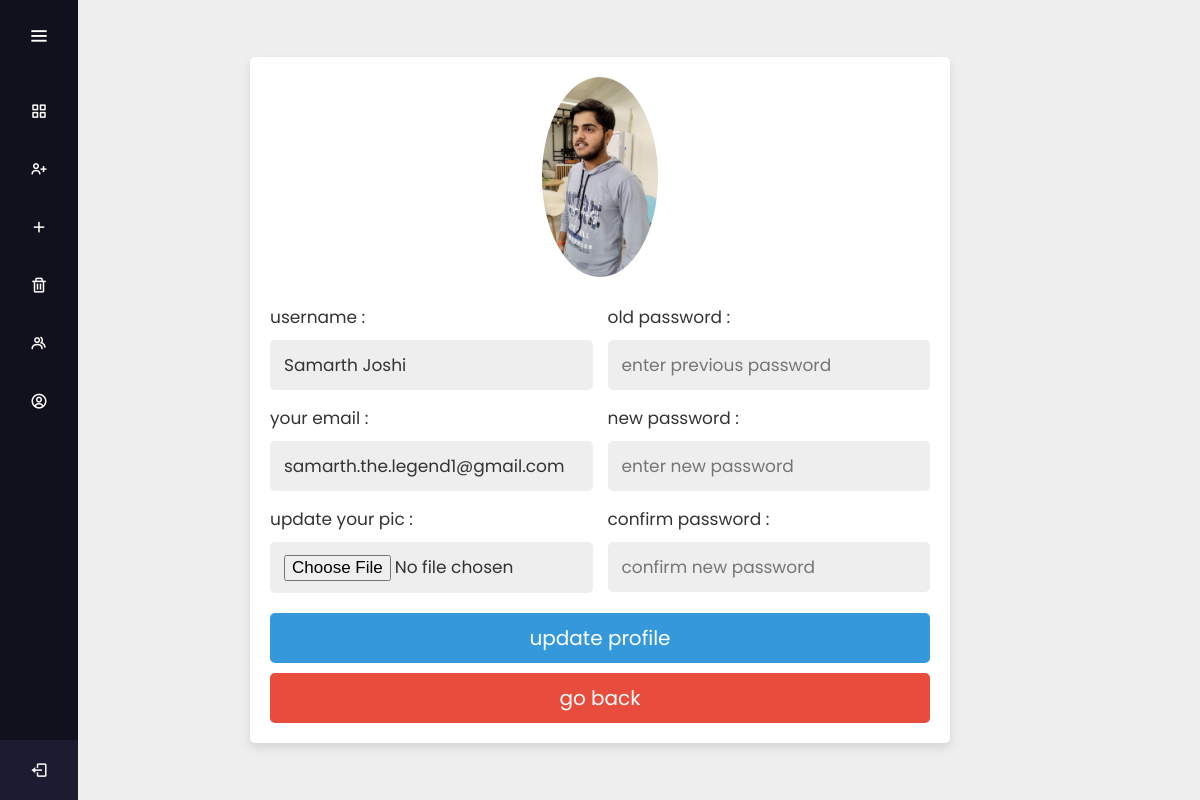
The app's page /ADMIN/update_profile.php (signed in) with its own data.
### tables this page shows
CREATE TABLE `user_form` (
  `id` int(100) NOT NULL,
  `name` varchar(100) NOT NULL,
  `email` varchar(100) NOT NULL,
  `password` varchar(100) NOT NULL,
  `image` varchar(100) NOT NULL
);

### ADMIN/update_profile.php (the view, shortened to what this page needs)
<?php
include 'dbconnect.php';
$user_id = $_SESSION['user_id'];
?>
<!DOCTYPE html>
<html lang="en">
<head>
   <link rel="stylesheet" href="css/style.css">
</head>
<body onload="session()">
   <div class="update-profile">
      <?php
      $select = mysqli_query($conn, "SELECT * FROM `user_form` WHERE id = '$user_id'") or die('query failed');
      if (mysqli_num_rows($select) > 0) {
         $fetch = mysqli_fetch_assoc($select);
      }
      ?>
      <form action="" method="post" enctype="multipart/form-data">
         <?php
         if ($fetch['image'] == '') {
            echo '<img src="images/default-avatar.png">';
         } else {
            echo '<img src="uploaded_img/' . $fetch['image'] . '">';
         }
         ?>
         <div class="flex">
            <div class="inputBox">
               <span>username :</span>
               <input type="text" name="update_name" value="<?php echo $fetch['name']; ?>" class="box">
               <span>your email :</span>
               <input type="email" name="update_email" value="<?php echo $fetch['email']; ?>" class="box">
               <span>update your pic :</span>
               <input type="file" name="update_image" accept="image/jpg, image/jpeg, image/png" class="box">
            </div>
            <div class="inputBox">
               <span>old password :</span>
               <input type="password" name="update_pass" placeholder="enter previous password" class="box">
               <span>new password :</span>
               <input type="password" name="new_pass" placeholder="enter new password" class="box">
               <span>confirm password :</span>
               <input type="password" name="confirm_pass" placeholder="confirm new password" class="box">
            </div>
         </div>
         <input type="submit" value="update profile" name="update_profile" class="btn">
         <a href="home.php" class="delete-btn">go back</a>
      </form>
   </div>
</body>
</html>

### ADMIN/css/style.css (style rules this page uses)
:root { --blue:#3498db; --dark-blue:#2980b9; --red:#e74c3c; --dark-red:#c0392b; --black:#333; --white:#fff; --light-bg:#eee; --box-shadow:0 5px 10px rgba(0,0,0,.1); }
* { font-family: 'Poppins', sans-serif; margin:0; padding:0; box-sizing: border-box; outline: none; border: none; text-decoration: none; }
.btn, .delete-btn { width: 100%; border-radius: 5px; padding:10px 30px; color:var(--white); display: block; text-align: center; cursor: pointer; font-size: 20px; margin-top: 10px; }
.btn { background-color: var(--blue); }
.delete-btn { background-color: var(--red); }
.update-profile { min-height: 100vh; background-color: var(--light-bg); display: flex; align-items: center; justify-content: center; padding:20px; }
.update-profile form { padding:20px; background-color: var(--white); box-shadow: var(--box-shadow); text-align: center; width: 700px; text-align: center; border-radius: 5px; }
.update-profile form img { height: 200px; width: 200p; border-radius: 50%; object-fit: cover; margin-bottom: 5px; }
.update-profile form .flex { display: flex; justify-content: space-between; margin-bottom: 20px; gap:15px; }
.update-profile form .flex .inputBox { width: 49%; }
.update-profile form .flex .inputBox span { text-align: left; display: block; margin-top: 15px; font-size: 17px; color:var(--black); }
.update-profile form .flex .inputBox .box { width: 100%; border-radius: 5px; background-color: var(--light-bg); padding:12px 14px; font-size: 17px; color:var(--black); margin-top: 10px; }

### ADMIN/css/stylefornavigation.css (style rules this page uses)
* { margin: 0; padding: 0; box-sizing: border-box; font-family: "Poppins", sans-serif; }
.sidebar { position: fixed; left: 0; top: 0; height: 100%; width: 78px; background: #11101d; padding: 6px 14px; z-index: 99; transition: all 0.5s ease; }
.sidebar .logo-details { height: 60px; display: flex; align-items: center; position: relative; }
.sidebar .logo-details #btn { position: absolute; top: 50%; right: 0; transform: translateY(-50%); font-size: 22px; transition: all 0.4s ease; font-size: 23px; text-align: center; cursor: pointer; transition: all 0.5s ease; }
.sidebar i { color: #fff; height: 60px; min-width: 50px; font-size: 28px; text-align: center; line-height: 60px; }
.sidebar .nav-list { margin-top: 20px; height: 100%; }
.sidebar li { position: relative; margin: 8px 0; list-style: none; }
.sidebar li a { display: flex; height: 100%; width: 100%; border-radius: 12px; align-items: center; text-decoration: none; transition: all 0.4s ease; background: #11101d; }
.sidebar li i { height: 50px; line-height: 50px; font-size: 18px; border-radius: 12px; }
.sidebar li.profile { position: fixed; height: 60px; width: 78px; left: 0; bottom: -8px; padding: 10px 14px; background: #1d1b31; transition: all 0.5s ease; overflow: hidden; }
.sidebar .profile #log_out { position: absolute; top: 50%; right: 0; transform: translateY(-50%); background: #1d1b31; width: 100%; height: 60px; line-height: 60px; border-radius: 0px; transition: all 0.5s ease; }

### records on screen
user_form: image (picture), update_name "Samarth Joshi", update_email "samarth.the.legend1@gmail.com"
